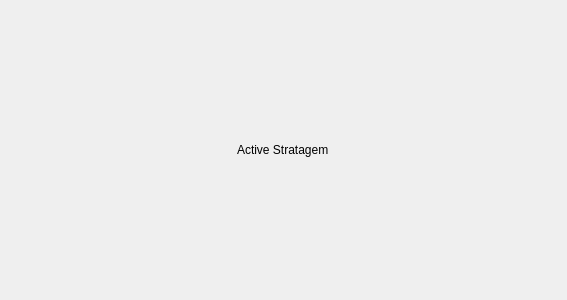
<?xml version="1.0" encoding="UTF-8"?>
<ui version="4.0">
 <class>Quiz</class>
 <widget class="QWidget" name="Quiz">
  <property name="geometry">
   <rect>
    <x>0</x>
    <y>0</y>
    <width>567</width>
    <height>300</height>
   </rect>
  </property>
  <property name="windowTitle">
   <string>Form</string>
  </property>
  <layout class="QVBoxLayout" name="verticalLayout">
   <item>
    <spacer name="verticalSpacer">
     <property name="orientation">
      <enum>Qt::Orientation::Vertical</enum>
     </property>
     <property name="sizeHint" stdset="0">
      <size>
       <width>20</width>
       <height>40</height>
      </size>
     </property>
    </spacer>
   </item>
   <item>
    <layout class="QVBoxLayout" name="inputLayout">
     <item alignment="Qt::AlignmentFlag::AlignHCenter">
      <widget class="QLabel" name="activeStratLabel">
       <property name="text">
        <string>Active Stratagem</string>
       </property>
      </widget>
     </item>
    </layout>
   </item>
   <item>
    <spacer name="verticalSpacer_2">
     <property name="orientation">
      <enum>Qt::Orientation::Vertical</enum>
     </property>
     <property name="sizeHint" stdset="0">
      <size>
       <width>20</width>
       <height>40</height>
      </size>
     </property>
    </spacer>
   </item>
  </layout>
 </widget>
 <resources/>
 <connections/>
</ui>
